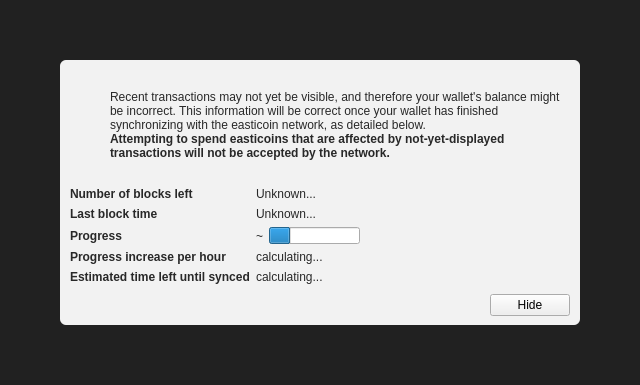
<?xml version="1.0" encoding="UTF-8"?>
<ui version="4.0">
 <class>ModalOverlay</class>
 <widget class="ModalOverlay" name="ModalOverlay">
  <property name="geometry">
   <rect>
    <x>0</x>
    <y>0</y>
    <width>640</width>
    <height>385</height>
   </rect>
  </property>
  <property name="windowTitle">
   <string>Form</string>
  </property>
  <layout class="QVBoxLayout" name="verticalLayout" stretch="0">
   <property name="sizeConstraint">
    <enum>QLayout::SetDefaultConstraint</enum>
   </property>
   <property name="leftMargin">
    <number>0</number>
   </property>
   <property name="topMargin">
    <number>0</number>
   </property>
   <property name="rightMargin">
    <number>0</number>
   </property>
   <property name="bottomMargin">
    <number>0</number>
   </property>
   <item>
    <widget class="QWidget" name="bgWidget" native="true">
     <property name="styleSheet">
      <string notr="true">#bgWidget { background: rgba(0,0,0,220); }</string>
     </property>
     <layout class="QVBoxLayout" name="verticalLayoutMain" stretch="1">
      <property name="leftMargin">
       <number>60</number>
      </property>
      <property name="topMargin">
       <number>60</number>
      </property>
      <property name="rightMargin">
       <number>60</number>
      </property>
      <property name="bottomMargin">
       <number>60</number>
      </property>
      <item>
       <widget class="QWidget" name="contentWidget" native="true">
        <property name="styleSheet">
         <string notr="true">#contentWidget { background: rgba(255,255,255,240); border-radius: 6px; }

QLabel { color: rgb(40,40,40);  }</string>
        </property>
        <layout class="QVBoxLayout" name="verticalLayoutSub" stretch="1,0,0,0">
         <property name="spacing">
          <number>0</number>
         </property>
         <property name="leftMargin">
          <number>10</number>
         </property>
         <property name="topMargin">
          <number>10</number>
         </property>
         <property name="rightMargin">
          <number>10</number>
         </property>
         <property name="bottomMargin">
          <number>10</number>
         </property>
         <item>
          <layout class="QHBoxLayout" name="horizontalLayoutIconText" stretch="0,1">
           <property name="topMargin">
            <number>20</number>
           </property>
           <item>
            <layout class="QVBoxLayout" name="verticalLayoutIcon">
             <property name="leftMargin">
              <number>0</number>
             </property>
             <item>
              <widget class="QPushButton" name="warningIcon">
               <property name="enabled">
                <bool>false</bool>
               </property>
               <property name="text">
                <string/>
               </property>
               <property name="icon">
                <iconset>
                 <normaloff>:/icons/warning</normaloff>
                 <disabledoff>:/icons/warning</disabledoff>:/icons/warning</iconset>
               </property>
               <property name="iconSize">
                <size>
                 <width>48</width>
                 <height>48</height>
                </size>
               </property>
               <property name="flat">
                <bool>true</bool>
               </property>
              </widget>
             </item>
             <item>
              <spacer name="verticalSpacerWarningIcon">
               <property name="orientation">
                <enum>Qt::Vertical</enum>
               </property>
               <property name="sizeHint" stdset="0">
                <size>
                 <width>20</width>
                 <height>40</height>
                </size>
               </property>
              </spacer>
             </item>
            </layout>
           </item>
           <item>
            <layout class="QVBoxLayout" name="verticalLayoutInfoText">
             <property name="leftMargin">
              <number>0</number>
             </property>
             <property name="topMargin">
              <number>0</number>
             </property>
             <item>
              <widget class="QLabel" name="infoText">
               <property name="text">
                <string>Recent transactions may not yet be visible, and therefore your wallet's balance might be incorrect. This information will be correct once your wallet has finished synchronizing with the easticoin network, as detailed below.</string>
               </property>
               <property name="textFormat">
                <enum>Qt::RichText</enum>
               </property>
               <property name="wordWrap">
                <bool>true</bool>
               </property>
              </widget>
             </item>
             <item>
              <widget class="QLabel" name="infoTextStrong">
               <property name="font">
                <font>
                 <weight>75</weight>
                 <bold>true</bold>
                </font>
               </property>
               <property name="text">
                <string>Attempting to spend easticoins that are affected by not-yet-displayed transactions will not be accepted by the network.</string>
               </property>
               <property name="textFormat">
                <enum>Qt::RichText</enum>
               </property>
               <property name="wordWrap">
                <bool>true</bool>
               </property>
              </widget>
             </item>
             <item>
              <spacer name="verticalSpacerInTextSpace">
               <property name="orientation">
                <enum>Qt::Vertical</enum>
               </property>
               <property name="sizeHint" stdset="0">
                <size>
                 <width>20</width>
                 <height>40</height>
                </size>
               </property>
              </spacer>
             </item>
            </layout>
           </item>
          </layout>
         </item>
         <item>
          <spacer name="verticalSpacerAfterText">
           <property name="orientation">
            <enum>Qt::Vertical</enum>
           </property>
           <property name="sizeHint" stdset="0">
            <size>
             <width>20</width>
             <height>40</height>
            </size>
           </property>
          </spacer>
         </item>
         <item>
          <layout class="QFormLayout" name="formLayout">
           <property name="fieldGrowthPolicy">
            <enum>QFormLayout::FieldsStayAtSizeHint</enum>
           </property>
           <property name="horizontalSpacing">
            <number>6</number>
           </property>
           <property name="verticalSpacing">
            <number>6</number>
           </property>
           <property name="topMargin">
            <number>10</number>
           </property>
           <item row="0" column="0">
            <widget class="QLabel" name="labelNumberOfBlocksLeft">
             <property name="font">
              <font>
               <weight>75</weight>
               <bold>true</bold>
              </font>
             </property>
             <property name="text">
              <string>Number of blocks left</string>
             </property>
            </widget>
           </item>
           <item row="0" column="1">
            <widget class="QLabel" name="numberOfBlocksLeft">
             <property name="text">
              <string>Unknown...</string>
             </property>
            </widget>
           </item>
           <item row="1" column="0">
            <widget class="QLabel" name="labelLastBlockTime">
             <property name="font">
              <font>
               <weight>75</weight>
               <bold>true</bold>
              </font>
             </property>
             <property name="text">
              <string>Last block time</string>
             </property>
            </widget>
           </item>
           <item row="1" column="1">
            <widget class="QLabel" name="newestBlockDate">
             <property name="sizePolicy">
              <sizepolicy hsizetype="Maximum" vsizetype="Preferred">
               <horstretch>0</horstretch>
               <verstretch>0</verstretch>
              </sizepolicy>
             </property>
             <property name="text">
              <string>Unknown...</string>
             </property>
            </widget>
           </item>
           <item row="2" column="0">
            <widget class="QLabel" name="labelSyncDone">
             <property name="font">
              <font>
               <weight>75</weight>
               <bold>true</bold>
              </font>
             </property>
             <property name="text">
              <string>Progress</string>
             </property>
            </widget>
           </item>
           <item row="2" column="1">
            <layout class="QHBoxLayout" name="horizontalLayoutSync" stretch="0,1">
             <item>
              <widget class="QLabel" name="percentageProgress">
               <property name="text">
                <string notr="true">~</string>
               </property>
              </widget>
             </item>
             <item>
              <widget class="QProgressBar" name="progressBar">
               <property name="value">
                <number>24</number>
               </property>
               <property name="format">
                <string/>
               </property>
              </widget>
             </item>
            </layout>
           </item>
           <item row="4" column="0">
            <widget class="QLabel" name="labelProgressIncrease">
             <property name="font">
              <font>
               <weight>75</weight>
               <bold>true</bold>
              </font>
             </property>
             <property name="text">
              <string>Progress increase per hour</string>
             </property>
            </widget>
           </item>
           <item row="4" column="1">
            <widget class="QLabel" name="progressIncreasePerH">
             <property name="text">
              <string>calculating...</string>
             </property>
            </widget>
           </item>
           <item row="5" column="0">
            <widget class="QLabel" name="labelEstimatedTimeLeft">
             <property name="font">
              <font>
               <weight>75</weight>
               <bold>true</bold>
              </font>
             </property>
             <property name="text">
              <string>Estimated time left until synced</string>
             </property>
            </widget>
           </item>
           <item row="5" column="1">
            <widget class="QLabel" name="expectedTimeLeft">
             <property name="text">
              <string>calculating...</string>
             </property>
            </widget>
           </item>
          </layout>
         </item>
         <item>
          <layout class="QHBoxLayout" name="horizontalLayoutButtons">
           <property name="leftMargin">
            <number>10</number>
           </property>
           <property name="topMargin">
            <number>10</number>
           </property>
           <item>
            <spacer name="horizontalSpacer">
             <property name="orientation">
              <enum>Qt::Horizontal</enum>
             </property>
             <property name="sizeHint" stdset="0">
              <size>
               <width>40</width>
               <height>20</height>
              </size>
             </property>
            </spacer>
           </item>
           <item>
            <widget class="QPushButton" name="closeButton">
             <property name="text">
              <string>Hide</string>
             </property>
            </widget>
           </item>
          </layout>
         </item>
        </layout>
       </widget>
      </item>
     </layout>
    </widget>
   </item>
  </layout>
 </widget>
 <customwidgets>
  <customwidget>
   <class>ModalOverlay</class>
   <extends>QWidget</extends>
   <header>modaloverlay.h</header>
   <container>1</container>
  </customwidget>
 </customwidgets>
 <resources/>
 <connections/>
</ui>
